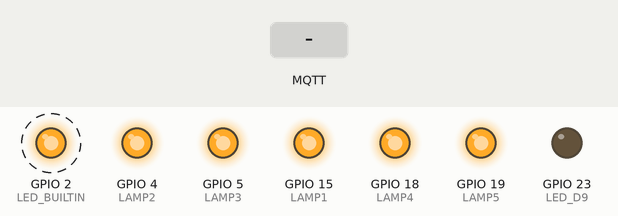
Simulated run of this sketch. Board: ESP32. Shown: output pins drawn as LEDs (lit = HIGH). Dashed ring = blinking. Inputs (shaded band) come from the test bench. WiFi joins after 1.5 s; servers stay silent unless stated; no MQTT or app messages arrive unless stated; what the sketch prints to the serial monitor is not drawn.

Above: at 3.7 s.
3.8 s: MQTT message "1" arrives on the first subscribed topic
At 4.9 s:
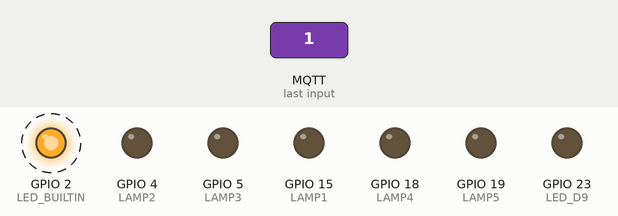
6.8 s: MQTT message "on" arrives on the first subscribed topic
9.8 s: MQTT message "off" arrives on the first subscribed topic
At 11.3 s:
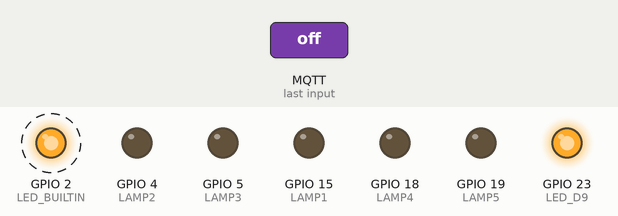
Timing chart, 0 to 18.8 s (numbered marks = the images above; inputs shaded):
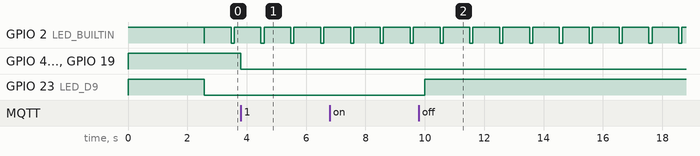

The sketch:

FT_babyKrake_MQTT.ino
```cpp
// File name: FT_PMD_MQTT  (was MQTT_ESP32DevelopmentBoard)
// Author: Forrest Lee Erickson
// Date: 20241006
// Update 20241008 with WINK and toggle D9 when sending MQTT on line message.
// Manage LEDS. Add serial splash.
// Update 20241015 Reports IP address on serial port. Change file name.

//Set your device Model_Serial on line 12.
// This will be the subscription topic to which the devices listens.
// It must match the device list for which the MQTT_PMD_DAT_TOPIC or other publisher sends.
// Example devices include: PMD_LB4, PMD_Austin1.
// No spaces.
#define MODEL_SERIAL "20240421_LEB1"


// This example uses an ESP32 Development Board
// to connect to shiftr.io.
//
// You can check on your device after a successful
// connection here: https://www.shiftr.io/try.
//
// by Joël Gähwiler
// https://github.com/256dpi/arduino-mqtt


#define PROG_NAME "FT_PMD_MQTT "
#define VERSION "V0.4 "
#define DEVICE_UNDER_TEST "PMD SN: USA1"  //A PMD model  and Serial Number
#define LICENSE "GNU Affero General Public License, version 3 "
#define ORIGIN "USA"

//Setup for your WiFi router here
//const char ssid[] = "ssid";
//const char pass[] = "pass";

////LB network
const char ssid[] = "ADT";
const char pass[] = "adt@12345";

//Maryville network
// const char ssid[] = "VRX";
// const char pass[] = "textinsert";

// Some PMD Hardware
// Pins for switches
#define BOOT_BUTTON 0
#define SW1_BUTTON 36
#define SW2_BUTTON 39
#define SW3_BUTTON 34
#define SW4_BUTTON 35

// Pins for switches
//const int switchPin1 = 36; // Switch 1 connected to GPIO 36
//const int switchPin2 = 39; // Switch 2 connected to GPIO 39
//const int switchPin3 = 34; // Switch 3 connected to GPIO 34
//const int switchPin4 = 35; // Switch 4 connected to GPIO 35

// PMD LAMPS aka Other LEDs
const int LED_D9 = 23;    // Mute1 LED on PMD
const int LAMP1 = 15;    // D5 cold food
const int LAMP2 = 4;    // D3 baby crying
const int LAMP3 = 5;    // D8 high BP1
const int LAMP4 = 18;    // D7 shield failure
const int LAMP5 = 19;    // D6 lost sock


//MQTT constants
#define BROKER_URL "public.cloud.shiftr.io"
#define KRAKE_DTA_TOPIC "KRAKE_DTA_TOPIC" //To address the KRAKE data channel
#define KRAKE_CTL_TOPIC "KRAKE_CTL_TOPIC"  //To address the KRAKE control channel

//A Processinge PMD Device to which to subscribe
#define PROCESSING_PMD_DTA_TOPIC_USA "PROCESSING_PMD_USA1_DTA_TOPIC_USA_MARYVILLE" //Subscribe to a unique PMD device in USA
#define PROCESSING_PMD_DTA_TOPIC_LB "PROCESSING_PMD_DTA_TOPIC_LB" //Subscribe to a unique PMD device in USA


//Choose only one PMD Device to which to subscribe
//#define PMD_DTA_TOPIC "PMD_DTA_TOPIC_USA1" //Subscribe to a unique PMD device in USA
//#define PMD_DTA_TOPIC "PMD_DTA_TOPIC_USA2" //Subscribe to a unique PMD device in USA
//#define PMD_DTA_TOPIC "PMD_DTA_TOPIC_USA3" //Subscribe to a unique PMD device in USA
#define PMD_DTA_TOPIC "PMD_DTA_TOPIC_USA4" //Subscribe to a unique PMD device in USA
//#define PMD_DTA_TOPIC "PMD_DTA_TOPIC_USA5" //Subscribe to a unique PMD device in USA

//#define PMD_DTA_TOPIC "PMD_LB1_DTA_TOPIC" //Subscribe to a unique PMD device in Lebanon
//#define PMD_DTA_TOPIC "PMD_LB2_DTA_TOPIC" //Subscribe to a unique PMD device in Lebanon
//#define PMD_DTA_TOPIC "PMD_LB3_DTA_TOPIC" //Subscribe to a unique PMD device in Lebanon
//#define PMD_DTA_TOPIC "PMD_LB4_DTA_TOPIC" //Subscribe to a unique PMD device in Lebanon
//#define PMD_DTA_TOPIC "PMD_LB5_DTA_TOPIC" //Subscribe to a unique PMD device in Lebanon


#include <WiFi.h>
#include <MQTT.h>

// Heart beat aka activity indicator LED.
//Set LED for Uno or ESP32 Dev Kit on board blue LED.
const int LED_BUILTIN = 2;    // ESP32 Kit
//const int LED_BUILTIN = 13;    //Not really needed for Arduino UNO it is defined in library
const int HIGH_TIME_LED = 900;
const int LOW_TIME_LED = 100;
unsigned long lastLEDtime = 0;
unsigned long nextLEDchange = 100; //time in ms.


#define BAUDRATE 115200

WiFiClient net;
MQTTClient client;

unsigned long lastMillis = 0;  // Sets timing for periodic MQTT publish message

//Setup WiFi and MQTT subscriptions.
void connect() {
  Serial.print("checking wifi...");
  while (WiFi.status() != WL_CONNECTED) {
    Serial.print(".");
    delay(1000);
  }

  Serial.print("Connected at IP: ");
  Serial.println(WiFi.localIP().toString());

  Serial.print("\nconnecting...");
  while (!client.connect("arduino", "public", "public")) {
    Serial.print(".");
    delay(1000);
  }

  Serial.println("\nWiFi connected!");

  // Setup up MQTT services to which this device (KRAKE) subscribes
  client.subscribe(PROCESSING_PMD_DTA_TOPIC_USA);    //Subscribes to a Processing PMD data channel from USA
  client.subscribe(PROCESSING_PMD_DTA_TOPIC_LB);    //Subscribes to a Processing PMD data channel from LB
  //client.subscribe(KRAKE_CTL_TOPIC);  //Listens to self
  client.subscribe(PMD_DTA_TOPIC);    //Subscribes to a PMD data channel

}//end connect()

// Setup to receive, subscribe to topics.
void messageReceived(String &topic, String &payload) {
  Serial.println("incoming: " + topic + " - " + payload);

  // Note: Do not use the client in the callback to publish, subscribe or
  // unsubscribe as it may cause deadlocks when other things arrive while
  // sending and receiving acknowledgments. Instead, change a global variable,
  // or push to a queue and handle it in the loop after calling `client.loop()`.

  proccessPayloadOnLamps(payload);  // Change LAMPS baised on the payload

}//end message received


// A periodic message identifying the subscriber (Krake) is on line.
void publishOnLineMsg(void) {
  // publish a message roughly every second.
  if (millis() - lastMillis > 10000) {
    lastMillis = millis();
    client.publish(MODEL_SERIAL, " is online");
    digitalWrite(LED_D9, !digitalRead(LED_D9));   // Toggle
  }
}


void setupPMD_LEDS(void) {
  // Setup PMD LEDs
  pinMode(LED_D9, OUTPUT);      // set the Mute LED pin mode
  digitalWrite(LED_D9, HIGH);   // turn the LED on (HIGH is the voltage level)
  pinMode(LAMP1, OUTPUT);      // set the Mute LED pin mode
  digitalWrite(LAMP1, HIGH);   // turn the LED on (HIGH is the voltage level)
  pinMode(LAMP2, OUTPUT);      // set the Mute LED pin mode
  digitalWrite(LAMP2, HIGH);   // turn the LED on (HIGH is the voltage level)
  pinMode(LAMP3, OUTPUT);      // set the Mute LED pin mode
  digitalWrite(LAMP3, HIGH);   // turn the LED on (HIGH is the voltage level)
  pinMode(LAMP4, OUTPUT);      // set the Mute LED pin mode
  digitalWrite(LAMP4, HIGH);   // turn the LED on (HIGH is the voltage level)
  pinMode(LAMP5, OUTPUT);      // set the Mute LED pin mode
  digitalWrite(LAMP5, HIGH);   // turn the LED on (HIGH is the voltage level)
}//end setupPMD_LEDS


void proccessPayloadOnLamps(String &payload) {
  // Proccess payload on LAMPs
  digitalWrite(LAMP1, LOW);
  digitalWrite(LAMP2, LOW);
  digitalWrite(LAMP3, LOW);
  digitalWrite(LAMP4, LOW);
  digitalWrite(LAMP5, LOW);

  if (payload < "1") {
    //Turn off all LAMPS
    digitalWrite(LAMP1, LOW);
    digitalWrite(LAMP2, LOW);
    digitalWrite(LAMP3, LOW);
    digitalWrite(LAMP4, LOW);
    digitalWrite(LAMP5, LOW);
  } else if (payload == "MessageFromProcessing_PMD: 1") {
    //Turn on only LAMP 1
    digitalWrite(LAMP1, HIGH);
    digitalWrite(LAMP2, LOW);
    digitalWrite(LAMP3, LOW);
    digitalWrite(LAMP4, LOW);
    digitalWrite(LAMP5, LOW);
  } else if (payload == "MessageFromProcessing_PMD: 2") {
    //Turn on only LAMP 2
    digitalWrite(LAMP1, LOW);
    digitalWrite(LAMP2, HIGH);
    digitalWrite(LAMP3, LOW);
    digitalWrite(LAMP4, LOW);
    digitalWrite(LAMP5, LOW);
  } else if (payload == "MessageFromProcessing_PMD: 3") {
    //Turn on only LAMP 3
    digitalWrite(LAMP1, LOW);
    digitalWrite(LAMP2, LOW);
    digitalWrite(LAMP3, HIGH);
    digitalWrite(LAMP4, LOW);
    digitalWrite(LAMP5, LOW);
  } else if (payload == "MessageFromProcessing_PMD: 4") {
    //Turn on only LAMP 4
    digitalWrite(LAMP1, LOW);
    digitalWrite(LAMP2, LOW);
    digitalWrite(LAMP3, LOW);
    digitalWrite(LAMP4, HIGH);
    digitalWrite(LAMP5, LOW);
  } else if (payload == "MessageFromProcessing_PMD: 5") {
    //Turn on only LAMP 5
    digitalWrite(LAMP1, LOW);
    digitalWrite(LAMP2, LOW);
    digitalWrite(LAMP3, LOW);
    digitalWrite(LAMP4, LOW);
    digitalWrite(LAMP5, HIGH);
  } else if (payload == "MessageFromProcessing_PMD: 6") {
    //Turn on only LAMP 5
    digitalWrite(LAMP1, HIGH);
    digitalWrite(LAMP2, HIGH);
    digitalWrite(LAMP3, HIGH);
    digitalWrite(LAMP4, HIGH);
    digitalWrite(LAMP5, HIGH);
  }// end parsing message
}// end proccessPayloadOnLamps

//Some more functions

//Wink the LED
void wink(void) {
  if (((millis() - lastLEDtime) > nextLEDchange) || (millis() < lastLEDtime)) {
    if (digitalRead(LED_BUILTIN) == LOW) {
      digitalWrite(LED_BUILTIN, HIGH);   // turn the LED on (HIGH is the voltage level)
      nextLEDchange = HIGH_TIME_LED;
    } else {
      digitalWrite(LED_BUILTIN, LOW);   // turn the LED on (HIGH is the voltage level)
      nextLEDchange = LOW_TIME_LED;
    }
    lastLEDtime = millis();
  }
}//end LED wink


// The Setup
void setup() {
  pinMode(LED_BUILTIN, OUTPUT);      // set the LED pin mode
  digitalWrite(LED_BUILTIN, HIGH);   // turn the LED on (HIGH is the voltage level)

  setupPMD_LEDS();

  Serial.begin(BAUDRATE);
  while (!Serial) {
    ; // wait for serial port to connect. Needed for native USB
  }
  delay(500);
  //Serial splash
  Serial.println("===================================");
  Serial.println(DEVICE_UNDER_TEST);
  Serial.print(PROG_NAME);
  Serial.println(VERSION);
  Serial.print("Compiled at: ");
  Serial.println(F(__DATE__ " " __TIME__) ); //compile date that is used for a unique identifier
  Serial.println("===================================");
  Serial.println();


  WiFi.begin(ssid, pass);

  // Note: Local domain names (e.g. "Computer.local" on OSX) are not supported
  // by Arduino. You need to set the IP address directly.
  client.begin(BROKER_URL, net);
  client.onMessage(messageReceived);

  connect();

  digitalWrite(LED_D9, LOW);   // turn the LEDs at end of setup
  digitalWrite(LED_BUILTIN, LOW);

}//end setup()

void loop() {
  client.loop();
  delay(10);  // <- fixes some issues with WiFi stability
  if (!client.connected()) {
    Serial.println("Connecting again");
    connect();
  }
  publishOnLineMsg();
  wink();
}//end loop()
```

Measured:
- after the input at 3.8 s, GPIO 4 (LAMP2), GPIO 5 (LAMP3), GPIO 15 (LAMP1), GPIO 18 (LAMP4), GPIO 19 (LAMP5): HIGH → LOW at once
- by itself, GPIO 2 (LED_BUILTIN): alternates HIGH for 0.90 s and LOW for 0.10 s
